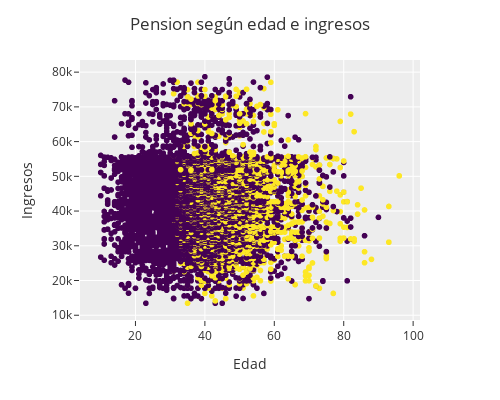

Notebook code for this chart:
### Markdown cell above
##### **1.6. Gráfico de ahorros según edad e ingresos**

### Code cell
fig = px.scatter(df_known_behaviors, x="age", y="income", color="Pension", color_continuous_scale="Viridis")
fig.update_layout(
    coloraxis_showscale=False,
    title="Pension según edad e ingresos",
    autosize=False,
    width=500,
    height=400,
    xaxis_title="Edad",
    yaxis_title="Ingresos",
    template="ggplot2",
)
fig.show()

### Figure 1 — Plotly figure (JSON) as saved in the notebook; plotly's stock layout.template omitted (floating-point values rounded to 4 significant figures; data arrays with more than 128 entries replaced by an {"elided": "..."} marker saying what was removed)
{"data": [{"hovertemplate": "age=%{x}<br>income=%{y}<br>Pension=%{marker.color}<extra></extra>", "legendgroup": "", "marker": {"color": {"elided": "11023 int values"}, "coloraxis": "coloraxis", "symbol": "circle"}, "mode": "markers", "name": "", "showlegend": false, "type": "scattergl", "x": {"elided": "11023 int values"}, "xaxis": "x", "y": {"elided": "11023 int values"}, "yaxis": "y"}], "layout": {"autosize": false, "coloraxis": {"colorbar": {"title": {"text": "Pension"}}, "colorscale": [[0, "#440154"], [0.1111, "#482878"], [0.2222, "#3e4989"], [0.3333, "#31688e"], [0.4444, "#26828e"], [0.5556, "#1f9e89"], [0.6667, "#35b779"], [0.7778, "#6ece58"], [0.8889, "#b5de2b"], [1, "#fde725"]], "showscale": false}, "height": 400, "legend": {"tracegroupgap": 0}, "margin": {"t": 60}, "title": {"text": "Pension según edad e ingresos"}, "width": 500, "xaxis": {"anchor": "y", "domain": [0, 1], "title": {"text": "Edad"}}, "yaxis": {"anchor": "x", "domain": [0, 1], "title": {"text": "Ingresos"}}}}
